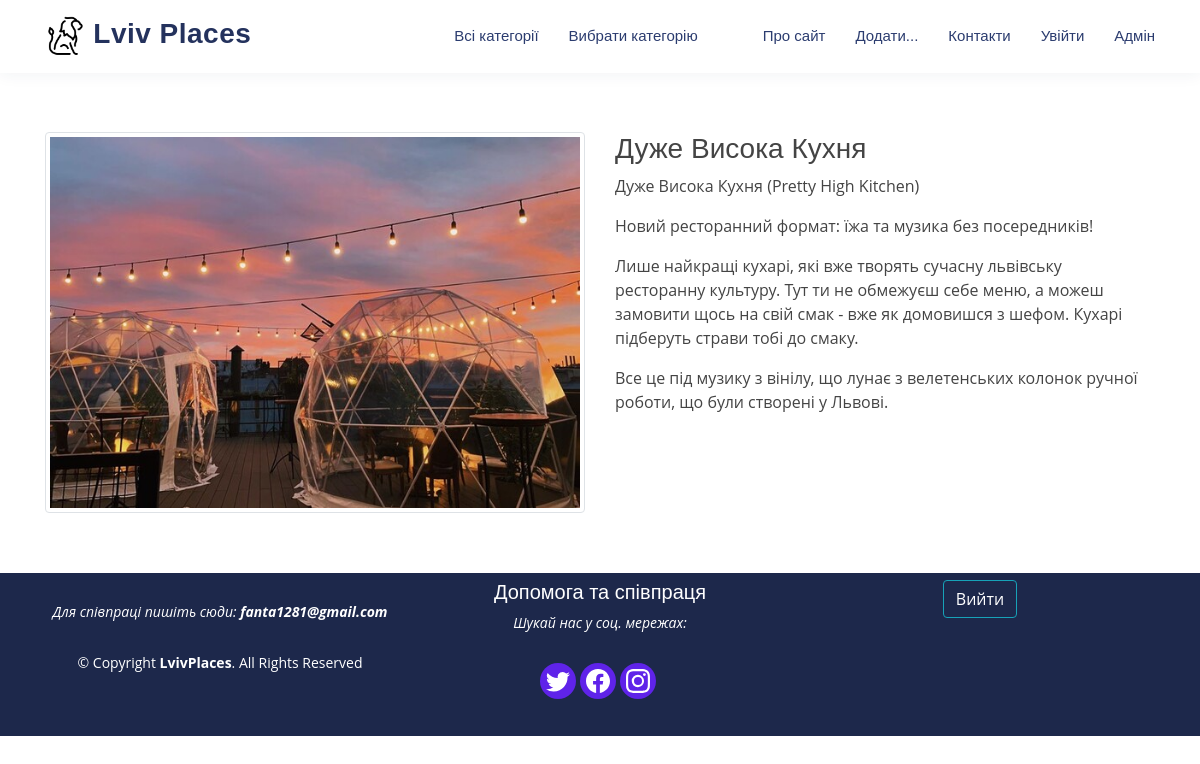
/post/duzhe-vysoka-kuhnya/, run on the app's committed database.
### lviv_main/models.py (models this page shows, shortened)
class Women(models.Model):
    title = models.CharField(max_length=255, verbose_name = "Заголовок")
    slug = models.SlugField(max_length=255, unique=True, db_index=True, verbose_name="URL")
    content = models.TextField(blank=True, verbose_name= "Зміст")
    photo = models.ImageField(upload_to="photos/%Y/%m/%d/", verbose_name= "Фото")
    time_create = models.DateTimeField(auto_now_add=True, verbose_name= "Час створення")
    time_update = models.DateTimeField(auto_now=True, verbose_name= "Час оновлення")
    is_published = models.BooleanField(default=True, verbose_name= "Опубліковано")
    cat = models.ForeignKey('Category', on_delete=models.PROTECT, verbose_name= "Категорія")
    class Meta:
        verbose_name='Відомі...'
        verbose_name_plural='Відомі...'

### lviv_main/views.py (the view)
# urls.py: path('post/<slug:post_slug>/', show_post, name='post'),
def show_post(request, post_slug):
    post=get_object_or_404(Women, slug=post_slug)
    cats = Category.objects.all()
    content= {
        'post': post,
        'cats': cats,
        'menu': menu,
        'title': post.title,
        'cat_selected': post.cat_id,
    }
    return render(request, 'lviv_main/post.html', context=content)

### lviv_main/models.py (called while the page is built)
    def get_absolute_url(self):
        return reverse('category', kwargs={'cat_id': self.pk})

### lviv_main/templates/lviv_main/post.html
{% extends 'lviv_main/base.html' %}
{% load static %}
{% block content %}
<section>
    <div class="container">
        <div class="row">
            <div class="col-6">
                {% if post.photo %}
                <img class="img-thumbnail" src="{{post.photo.url}}">
                {% endif %}
            </div>
            <div class="col-6">
                <h3>{{post.title}}</h3>
                {{post.content|linebreaks}}
            </div>
        </div>
    </div>
</section>
{% endblock %}

### lviv_main/static/lviv_main/css/style.css (style rules this page uses)
body { font-family: "Open Sans", sans-serif; color: #444444; }
h1, h2, h3, h4, h5, h6 { font-family: "Raleway", sans-serif; }
section { padding: 60px 0; }

### data on the page
Women: photo (picture), title "Дуже Висока Кухня", content "Дуже Висока Кухня (Pretty High Kitchen) Новий ресторанний формат: їжа та музика без посередників! Лише найкращі кухарі, які вже творять сучасну львівську ресторанну культуру. Тут ти не обмежуєш себе меню, а можеш замовити щось на свій смак - вже як домовишся з шефом. Кухарі підберуть страви тобі до смаку. Все це під музику з вінілу, що лунає з велетенських колонок ручної роботи, що були створені у Львові."

### other printed values
{{ m.title }} "Про сайт" "Додати..."
{{ m.title }} "Контакти"
